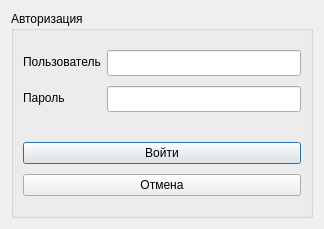
<?xml version="1.0" encoding="UTF-8"?>
<ui version="4.0">
 <class>LoginDialog</class>
 <widget class="QDialog" name="LoginDialog">
  <property name="geometry">
   <rect>
    <x>0</x>
    <y>0</y>
    <width>324</width>
    <height>219</height>
   </rect>
  </property>
  <property name="windowTitle">
   <string>Система самообслуживания</string>
  </property>
  <layout class="QVBoxLayout" name="verticalLayout">
   <item>
    <widget class="QGroupBox" name="groupBox">
     <property name="title">
      <string>Авторизация</string>
     </property>
     <layout class="QFormLayout" name="formLayout">
      <property name="verticalSpacing">
       <number>10</number>
      </property>
      <item row="4" column="0" colspan="2">
       <widget class="QPushButton" name="loginButton">
        <property name="text">
         <string>Войти</string>
        </property>
       </widget>
      </item>
      <item row="1" column="1">
       <widget class="QLineEdit" name="usernameLineEdit">
        <property name="minimumSize">
         <size>
          <width>0</width>
          <height>26</height>
         </size>
        </property>
       </widget>
      </item>
      <item row="2" column="1">
       <widget class="QLineEdit" name="passwordLineEdit">
        <property name="minimumSize">
         <size>
          <width>0</width>
          <height>26</height>
         </size>
        </property>
        <property name="echoMode">
         <enum>QLineEdit::Password</enum>
        </property>
       </widget>
      </item>
      <item row="1" column="0">
       <widget class="QLabel" name="label">
        <property name="text">
         <string>Пользователь</string>
        </property>
       </widget>
      </item>
      <item row="2" column="0">
       <widget class="QLabel" name="label_2">
        <property name="text">
         <string>Пароль</string>
        </property>
       </widget>
      </item>
      <item row="0" column="0" colspan="2">
       <spacer name="verticalSpacer">
        <property name="orientation">
         <enum>Qt::Vertical</enum>
        </property>
        <property name="sizeHint" stdset="0">
         <size>
          <width>20</width>
          <height>40</height>
         </size>
        </property>
       </spacer>
      </item>
      <item row="6" column="0" colspan="2">
       <spacer name="verticalSpacer_2">
        <property name="orientation">
         <enum>Qt::Vertical</enum>
        </property>
        <property name="sizeHint" stdset="0">
         <size>
          <width>20</width>
          <height>40</height>
         </size>
        </property>
       </spacer>
      </item>
      <item row="5" column="0" colspan="2">
       <widget class="QPushButton" name="cancelButton">
        <property name="text">
         <string>Отмена</string>
        </property>
       </widget>
      </item>
      <item row="3" column="0" colspan="2">
       <spacer name="verticalSpacer_3">
        <property name="orientation">
         <enum>Qt::Vertical</enum>
        </property>
        <property name="sizeType">
         <enum>QSizePolicy::Fixed</enum>
        </property>
        <property name="sizeHint" stdset="0">
         <size>
          <width>20</width>
          <height>10</height>
         </size>
        </property>
       </spacer>
      </item>
     </layout>
    </widget>
   </item>
  </layout>
 </widget>
 <resources/>
 <connections/>
</ui>
